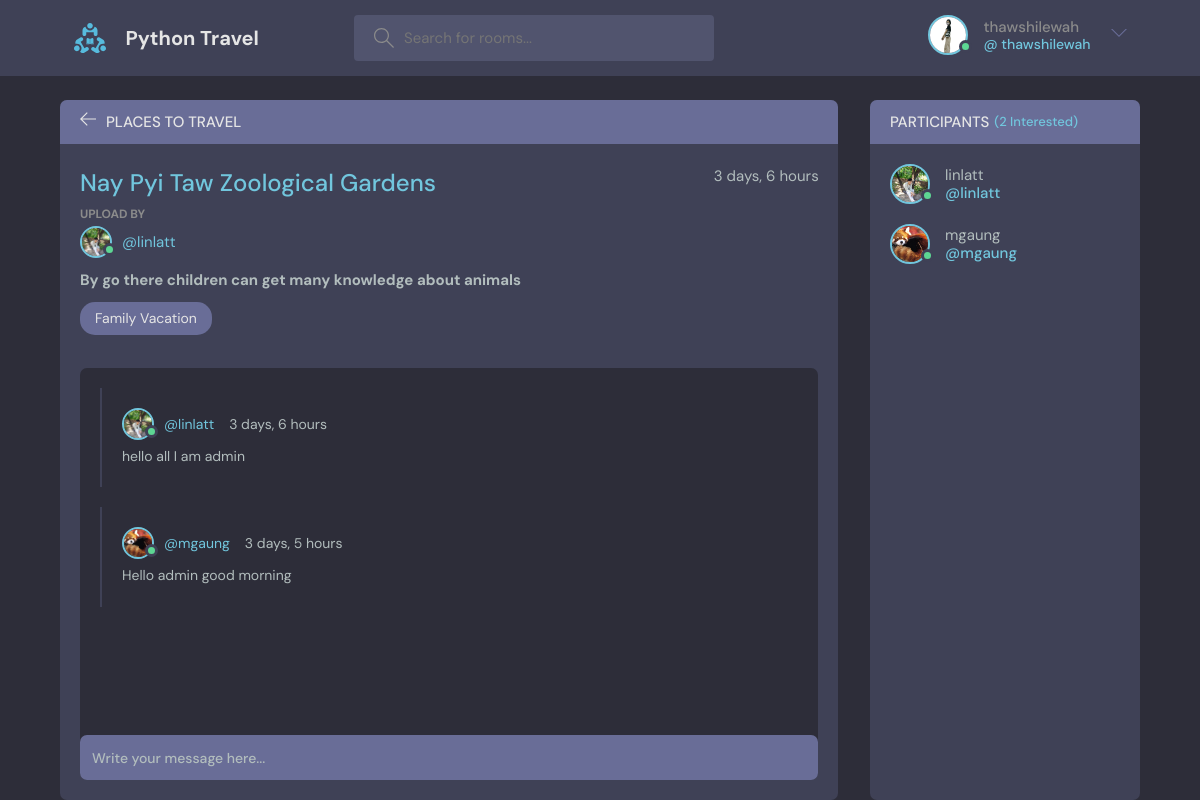
Page /places/1/ (signed in) on the committed database.
### place/models.py (models this page shows, shortened)
class User(AbstractUser):
    name = models.CharField(max_length=200, null=True)
    email = models.EmailField(null=True, unique=True)
    avatar = models.ImageField(null=True, default="avatar.svg")
    bio = models.TextField(null=True)
    USERNAME_FIELD = 'email'
    REQUIRED_FIELDS = []

class Places(models.Model):
    topic = models.ForeignKey(Topic, on_delete=models.SET_NULL, null=True)
    upload_by = models.ForeignKey(User, on_delete=models.SET_NULL, null=True)
    name = models.CharField(max_length=200)
    located = models.CharField(max_length=200)
    hotel_name = models.CharField(max_length=200)
    description = models.TextField()
    participants = models.ManyToManyField(User, related_name='participants', blank=True)
    create = models.DateTimeField(auto_now_add=True)
    update = models.DateTimeField(auto_now=True)

class Topic(models.Model):
    name = models.CharField(max_length=200)
    def __str__(self):
        return self.name

class Message(models.Model):
    user = models.ForeignKey(User, on_delete=models.CASCADE)
    place = models.ForeignKey(Places, on_delete=models.CASCADE)
    order_hotel = models.TextField()
    create = models.DateTimeField(auto_now_add=True)
    update = models.DateTimeField(auto_now=True)
    def __str__(self):
        return self.order_hotel

### place/views.py (the view, shortened to what this page needs)
# urls.py: path('', include('place.urls'))
@login_required(login_url='/login')
def place(request, pk):
    place = Places.objects.get(id=pk)
    comments = place.message_set.all()
    participants = place.participants.all()
    context = {'place': place, 'comments': comments, 'participants': participants}
    return render(request, 'place/place.html', context)

### place/templates/place/place.html (shortened to what this page needs)
{% extends 'main.html' %}
{% block content %}
    <main class="profile-page layout layout--2">
      <div class="container">
        <div class="room">
          <div class="room__top">
            <div class="room__topLeft">
              <a href="{% url 'home' %}">
                <svg version="1.1" xmlns="http://www.w3.org/2000/svg" width="32" height="32" viewBox="0 0 32 32">
                  <title>arrow-left</title>
                  <path
                    d="M13.723 2.286l-13.723 13.714 13.719 13.714 1.616-1.611-10.96-10.96h27.625v-2.286h-27.625l10.965-10.965-1.616-1.607z"
                  ></path>
                </svg>
              </a>
              <h3>Places to Travel</h3>
            </div>
          </div>
          <div class="room__box scroll">
            <div class="room__header scroll">
              <div class="room__info">
                <h3>{{place.name}}</h3>
                <span>{{place.create|timesince}}</span>
              </div>
              <div class="room__hosted">
                <p>Upload By</p>
                <a href="{% url 'user-profile' place.upload_by.id %}" class="room__author">
                  <div class="avatar avatar--small active">
                    <img src="{{place.upload_by.avatar.url}}" />
                  </div>
                  <span>@{{place.upload_by.username}}</span>
                </a>
              </div>
              <div class="room__details">
                <h3>{{place.description}}</h3>
              </div>
              <span class="room__topics">{{place.topic}}</span>
            </div>
            <div class="room__conversation">
              <div class="threads scroll">
              {% for comment in comments %}
                <div class="thread">
                  <div class="thread__top">
                    <div class="thread__author">
                      <a href="{% url 'user-profile' comment.user.id %}" class="thread__authorInfo">
                        <div class="avatar avatar--small active">
                          <img src="{{comment.user.avatar.url}}" />
                        </div>
                        <span>@{{comment.user.username}}</span>
                      </a>
                      <span class="thread__date">{{comment.create|timesince}}</span>
                    </div>
                  </div>
                  <div class="thread__details">
                    <p>{{comment}}</p>
                  </div>
                </div>
              {% endfor %}
              </div>
            </div>
          </div>
          <div class="room__message">
            <form method="POST" action="">
              <input name="comment" placeholder="Write your message here..." />
            </form>
          </div>
        </div>
        <div class="participants">
          <h3 class="participants__top">Participants <span>({{participants.count}} Interested)</span></h3>
          <div class="participants__list scroll">
            {% for user in participants %}
            <a href="{% url 'user-profile' user.id %}" class="participant">
              <div class="avatar avatar--medium active">
                <img src="{{user.avatar.url}}" />
              </div>
              <p>
                {{user.username}}
                <span>@{{user.username}}</span>
              </p>
            </a>
            {% endfor %}
          </div>
        </div>
      </div>
    </main>
{% endblock %}

### templates/nav.html (shortened to what this page needs)
{% load static %}
<header class="header header--loggedIn">
      <div class="container">
        <a href="{% url 'home' %}" class="header__logo">
          <img src="{% static 'images/logo.svg' %}"/>
          <h1>Python Travel</h1>
        </a>
        <form class="header__search" method="GET" action="{% url 'home' %}">
          <label>
            <input name="q" placeholder="Search for rooms..." />
          </label>
        </form>
        <nav class="header__menu">
          {% if request.user.is_authenticated %}
          <div class="header__user">
            <a href="{% url 'user-profile' user.id %}">
              <div class="avatar avatar--medium active">
                <img src="{{request.user.avatar.url}}" />
              </div>
              <p>{{request.user.username}}<span>@ {{request.user.username}}</span></p>
            </a>
            <button class="dropdown-button">
              <svg version="1.1" xmlns="http://www.w3.org/2000/svg" width="32" height="32" viewBox="0 0 32 32">
                <title>chevron-down</title>
                <path d="M16 21l-13-13h-3l16 16 16-16h-3l-13 13z"></path>
              </svg>
            </button>
          </div>
          {% else %}
          <a href="{% url 'login' %}">
            <img src="{% static 'images/avatar.svg' %}" />
            <p>Login</p>
          </a>
          {% endif %}
        </nav>
      </div>
    </header>

### rows in the picture
User: user.avatar (picture), user.username "thawshilewah"
Places: name "Nay Pyi Taw Zoological Gardens", create "3 days, 6 hours", upload_by.avatar (picture), upload_by.username "linlatt", description "By go there children can get many knowledge about animals", topic "Family Vacation"
Message: user.avatar (picture), user.username "linlatt", create "3 days, 6 hours", order_hotel "hello all I am admin"
Message: user.avatar (picture), user.username "mgaung", create "3 days, 5 hours", order_hotel "Hello admin good morning"
User: avatar (picture), username "linlatt"
User: avatar (picture), username "mgaung"

### other values in the picture
{{ participants.count }} "2"
